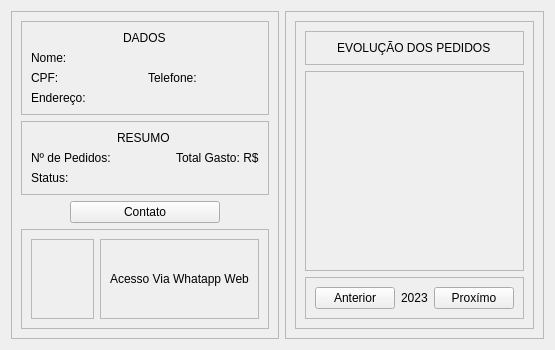
                <widget class="QWidget" name="tb_client_detail_info">
                 <attribute name="title">
                  <string>Detalhe</string>
                 </attribute>
                 <layout class="QHBoxLayout" name="horizontalLayout_10">
                  <item>
                   <widget class="QFrame" name="frame_14">
                    <property name="sizePolicy">
                     <sizepolicy hsizetype="Preferred" vsizetype="Preferred">
                      <horstretch>0</horstretch>
                      <verstretch>0</verstretch>
                     </sizepolicy>
                    </property>
                    <property name="frameShape">
                     <enum>QFrame::StyledPanel</enum>
                    </property>
                    <property name="frameShadow">
                     <enum>QFrame::Raised</enum>
                    </property>
                    <layout class="QVBoxLayout" name="verticalLayout_33">
                     <item>
                      <widget class="QFrame" name="frame_16">
                       <property name="frameShape">
                        <enum>QFrame::StyledPanel</enum>
                       </property>
                       <property name="frameShadow">
                        <enum>QFrame::Raised</enum>
                       </property>
                       <layout class="QGridLayout" name="gridLayout_6">
                        <item row="1" column="0">
                         <widget class="QLabel" name="lb_nome_cliente_detail">
                          <property name="text">
                           <string>Nome: </string>
                          </property>
                         </widget>
                        </item>
                        <item row="2" column="0">
                         <widget class="QLabel" name="lb_cpf_cliente_detail">
                          <property name="text">
                           <string>CPF:</string>
                          </property>
                         </widget>
                        </item>
                        <item row="2" column="1">
                         <widget class="QLabel" name="lb_telefone_cliente_detail">
                          <property name="text">
                           <string>Telefone: </string>
                          </property>
                         </widget>
                        </item>
                        <item row="3" column="0">
                         <widget class="QLabel" name="lb_endereco_cliente_detail">
                          <property name="text">
                           <string>Endereço:</string>
                          </property>
                         </widget>
                        </item>
                        <item row="0" column="0" colspan="2" alignment="Qt::AlignHCenter">
                         <widget class="QLabel" name="label_23">
                          <property name="styleSheet">
                           <string notr="true">font: 75 10pt &quot;MS Shell Dlg 2&quot;;</string>
                          </property>
                          <property name="text">
                           <string>DADOS</string>
                          </property>
                         </widget>
                        </item>
                       </layout>
                      </widget>
                     </item>
                     <item>
                      <widget class="QFrame" name="frame_17">
                       <property name="frameShape">
                        <enum>QFrame::StyledPanel</enum>
                       </property>
                       <property name="frameShadow">
                        <enum>QFrame::Raised</enum>
                       </property>
                       <layout class="QGridLayout" name="gridLayout_7">
                        <item row="0" column="1" alignment="Qt::AlignHCenter">
                         <widget class="QLabel" name="label_20">
                          <property name="styleSheet">
                           <string notr="true">font: 75 10pt &quot;MS Shell Dlg 2&quot;;</string>
                          </property>
                          <property name="text">
                           <string>RESUMO</string>
                          </property>
                         </widget>
                        </item>
                        <item row="1" column="2">
                         <widget class="QLabel" name="lb_total_gasto_cliente">
                          <property name="text">
                           <string>Total Gasto: R$</string>
                          </property>
                         </widget>
                        </item>
                        <item row="1" column="0">
                         <widget class="QLabel" name="lb_num_pedidos_cliente">
                          <property name="text">
                           <string>Nº de Pedidos:</string>
                          </property>
                         </widget>
                        </item>
                        <item row="2" column="0">
                         <widget class="QLabel" name="lb_status_cliente">
                          <property name="text">
                           <string>Status:</string>
                          </property>
                         </widget>
                        </item>
                       </layout>
                      </widget>
                     </item>
                     <item alignment="Qt::AlignHCenter">
                      <widget class="QPushButton" name="btn_contato_cliente">
                       <property name="minimumSize">
                        <size>
                         <width>150</width>
                         <height>0</height>
                        </size>
                       </property>
                       <property name="cursor">
                        <cursorShape>PointingHandCursor</cursorShape>
                       </property>
                       <property name="text">
                        <string>Contato</string>
                       </property>
                      </widget>
                     </item>
                     <item>
                      <widget class="QFrame" name="frame_22">
                       <property name="frameShape">
                        <enum>QFrame::StyledPanel</enum>
                       </property>
                       <property name="frameShadow">
                        <enum>QFrame::Raised</enum>
                       </property>
                       <layout class="QHBoxLayout" name="horizontalLayout_12">
                        <item>
                         <widget class="QFrame" name="frame_24">
                          <property name="minimumSize">
                           <size>
                            <width>0</width>
                            <height>80</height>
                           </size>
                          </property>
                          <property name="frameShape">
                           <enum>QFrame::StyledPanel</enum>
                          </property>
                          <property name="frameShadow">
                           <enum>QFrame::Raised</enum>
                          </property>
                          <layout class="QVBoxLayout" name="verticalLayout_36">
                           <item alignment="Qt::AlignHCenter">
                            <widget class="QLabel" name="label_27">
                             <property name="text">
                              <string>&lt;html&gt;&lt;head/&gt;&lt;body&gt;&lt;p align=&quot;center&quot;&gt;&lt;img src=&quot;:/icons/icons/whats.png&quot;/&gt;&lt;/p&gt;&lt;/body&gt;&lt;/html&gt;</string>
                             </property>
                            </widget>
                           </item>
                          </layout>
                         </widget>
                        </item>
                        <item>
                         <widget class="QFrame" name="frame_23">
                          <property name="frameShape">
                           <enum>QFrame::StyledPanel</enum>
                          </property>
                          <property name="frameShadow">
                           <enum>QFrame::Raised</enum>
                          </property>
                          <layout class="QVBoxLayout" name="verticalLayout_37">
                           <item alignment="Qt::AlignHCenter">
                            <widget class="QLabel" name="label_28">
                             <property name="text">
                              <string>Acesso Via Whatapp Web</string>
                             </property>
                            </widget>
                           </item>
                          </layout>
                         </widget>
                        </item>
                       </layout>
                      </widget>
                     </item>
                    </layout>
                   </widget>
                  </item>
                  <item>
                   <widget class="QFrame" name="frame_15">
                    <property name="frameShape">
                     <enum>QFrame::StyledPanel</enum>
                    </property>
                    <property name="frameShadow">
                     <enum>QFrame::Raised</enum>
                    </property>
                    <layout class="QVBoxLayout" name="verticalLayout_35">
                     <item>
                      <widget class="QFrame" name="frame_18">
                       <property name="sizePolicy">
                        <sizepolicy hsizetype="Expanding" vsizetype="Expanding">
                         <horstretch>0</horstretch>
                         <verstretch>0</verstretch>
                        </sizepolicy>
                       </property>
                       <property name="frameShape">
                        <enum>QFrame::StyledPanel</enum>
                       </property>
                       <property name="frameShadow">
                        <enum>QFrame::Raised</enum>
                       </property>
                       <layout class="QVBoxLayout" name="verticalLayout_34">
                        <item>
                         <widget class="QFrame" name="frame_19">
                          <property name="frameShape">
                           <enum>QFrame::StyledPanel</enum>
                          </property>
                          <property name="frameShadow">
                           <enum>QFrame::Raised</enum>
                          </property>
                          <layout class="QHBoxLayout" name="horizontalLayout">
                           <item alignment="Qt::AlignHCenter|Qt::AlignTop">
                            <widget class="QLabel" name="label_25">
                             <property name="styleSheet">
                              <string notr="true">font: 75 10pt &quot;MS Shell Dlg 2&quot;;</string>
                             </property>
                             <property name="text">
                              <string>EVOLUÇÃO DOS PEDIDOS</string>
                             </property>
                            </widget>
                           </item>
                          </layout>
                         </widget>
                        </item>
                        <item>
                         <widget class="QFrame" name="frame_graph_cliente">
                          <property name="sizePolicy">
                           <sizepolicy hsizetype="Expanding" vsizetype="Expanding">
                            <horstretch>0</horstretch>
                            <verstretch>0</verstretch>
                           </sizepolicy>
                          </property>
                          <property name="frameShape">
                           <enum>QFrame::StyledPanel</enum>
                          </property>
                          <property name="frameShadow">
                           <enum>QFrame::Raised</enum>
                          </property>
                          <layout class="QGridLayout" name="gridLayout_9"/>
                         </widget>
                        </item>
                        <item>
                         <widget class="QFrame" name="frame_21">
                          <property name="frameShape">
                           <enum>QFrame::StyledPanel</enum>
                          </property>
                          <property name="frameShadow">
                           <enum>QFrame::Raised</enum>
                          </property>
                          <layout class="QHBoxLayout" name="horizontalLayout_11">
                           <item alignment="Qt::AlignHCenter">
                            <widget class="QPushButton" name="btn_anterior_graph_cliente">
                             <property name="cursor">
                              <cursorShape>PointingHandCursor</cursorShape>
                             </property>
                             <property name="text">
                              <string>Anterior</string>
                             </property>
                            </widget>
                           </item>
                           <item alignment="Qt::AlignHCenter">
                            <widget class="QLabel" name="lb_ano_graph_cliente">
                             <property name="text">
                              <string>2023</string>
                             </property>
                            </widget>
                           </item>
                           <item alignment="Qt::AlignHCenter">
                            <widget class="QPushButton" name="btn_proximo_graph_cliente">
                             <property name="cursor">
                              <cursorShape>PointingHandCursor</cursorShape>
                             </property>
                             <property name="text">
                              <string>Proxímo</string>
                             </property>
                            </widget>
                           </item>
                          </layout>
                         </widget>
                        </item>
                       </layout>
                      </widget>
                     </item>
                    </layout>
                   </widget>
                  </item>
                 </layout>
                </widget>
